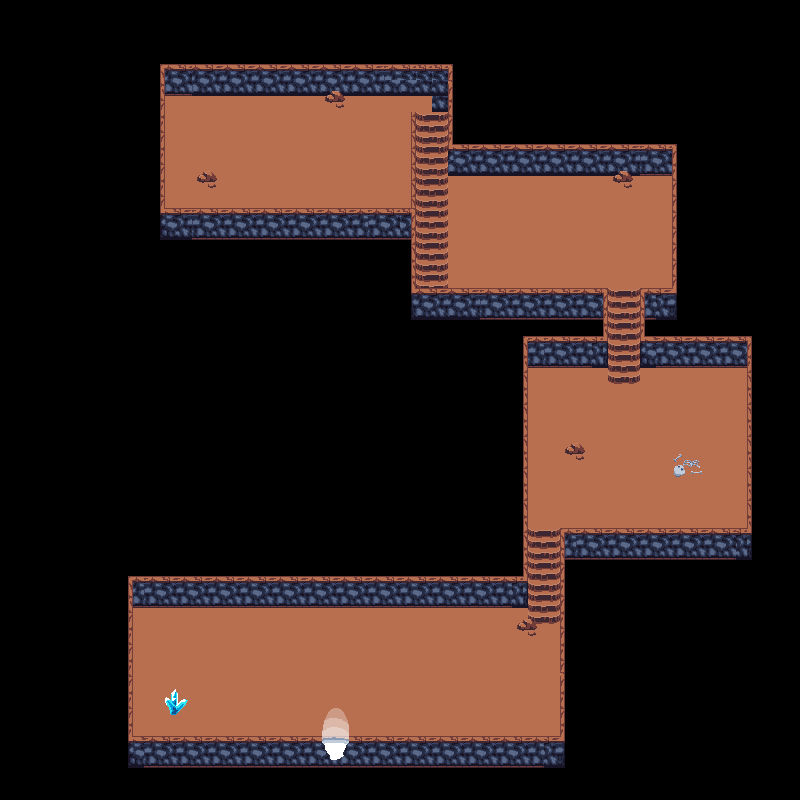

A level layout from a 2D game, rendered from its tile map. Below: a short description, then the map file with tile-grid data replaced by summaries:
An orthogonal 50x50 tile map with 16x16 px tiles, 4 tile layers (floor, stands, walls, decorations), 2 tilesets and 22 objects (18x collision, exit_dungeon, spawn_dungeon, boss_path1, boss_path2).

<map version="1.10" tiledversion="1.11.0" orientation="orthogonal" renderorder="right-down" width="50" height="50" tilewidth="16" tileheight="16" infinite="0" nextlayerid="6" nextobjectid="29">
 <tileset firstgid="1" source="Nature.tsx" />
 <tileset firstgid="721" source="dungeon.tsx" />
 <layer id="1" name="floor" width="50" height="50">
  <data>[2500 cells, 861 non-empty, 16 distinct tile ids]</data>
 </layer>
 <layer id="2" name="stands" width="50" height="50">
  <data>[2500 cells, 46 non-empty, 4 distinct tile ids]</data>
 </layer>
 <layer id="3" name="walls" width="50" height="50">
  <data>[2500 cells, 359 non-empty, 30 distinct tile ids]</data>
 </layer>
 <layer id="4" name="decorations" width="50" height="50">
  <data>[2500 cells, 36 non-empty, 20 distinct tile ids]</data>
 </layer>
 <objectgroup id="5" name="objects">
  <object id="1" type="collision" x="160" y="64.3333" width="271.333" height="31" />
  <object id="3" type="collision" x="431.273" y="64.3636" width="21.6364" height="48.1818" />
  <object id="4" type="collision" x="447.818" y="112.364" width="5.45455" height="62.9091" />
  <object id="5" type="collision" x="454" y="143" width="221.5" height="32" />
  <object id="6" type="collision" x="670" y="175.5" width="13" height="142" />
  <object id="7" type="collision" x="640.5" y="287.5" width="46.5" height="52.5" />
  <object id="8" type="collision" x="640.333" y="335.667" width="111" height="32.3333" />
  <object id="9" type="collision" x="746.667" y="368" width="15" height="192.333" />
  <object id="10" type="collision" x="559.5" y="528.5" width="211" height="222" />
  <object id="11" type="collision" x="128.5" y="736.5" width="448.5" height="58" />
  <object id="12" type="collision" x="103" y="570" width="30.5" height="168.5" />
  <object id="13" type="collision" x="104" y="545" width="423" height="63.5" />
  <object id="14" type="collision" x="462" y="328" width="66" height="260.5" />
  <object id="15" type="collision" x="433.5" y="326" width="174.5" height="43.5" />
  <object id="16" type="collision" x="389.5" y="288.5" width="216.5" height="72" />
  <object id="17" type="collision" x="364" y="208.333" width="50.6667" height="83.6667" />
  <object id="18" type="collision" x="141.667" y="207" width="229" height="54" />
  <object id="19" type="collision" x="135.667" y="58" width="29.3333" height="154.333" />
  <object id="22" name="exit_dungeon" x="319.667" y="719.667" width="32" height="36.6667" />
  <object id="23" name="spawn_dungeon" x="265.333" y="683">
   <point />
  </object>
  <object id="24" name="boss_path1" x="208" y="144" width="16.3636" height="16.1818" />
  <object id="27" name="boss_path2" x="319.818" y="143.636" width="16.5455" height="16.7273" />
 </objectgroup>
</map>
